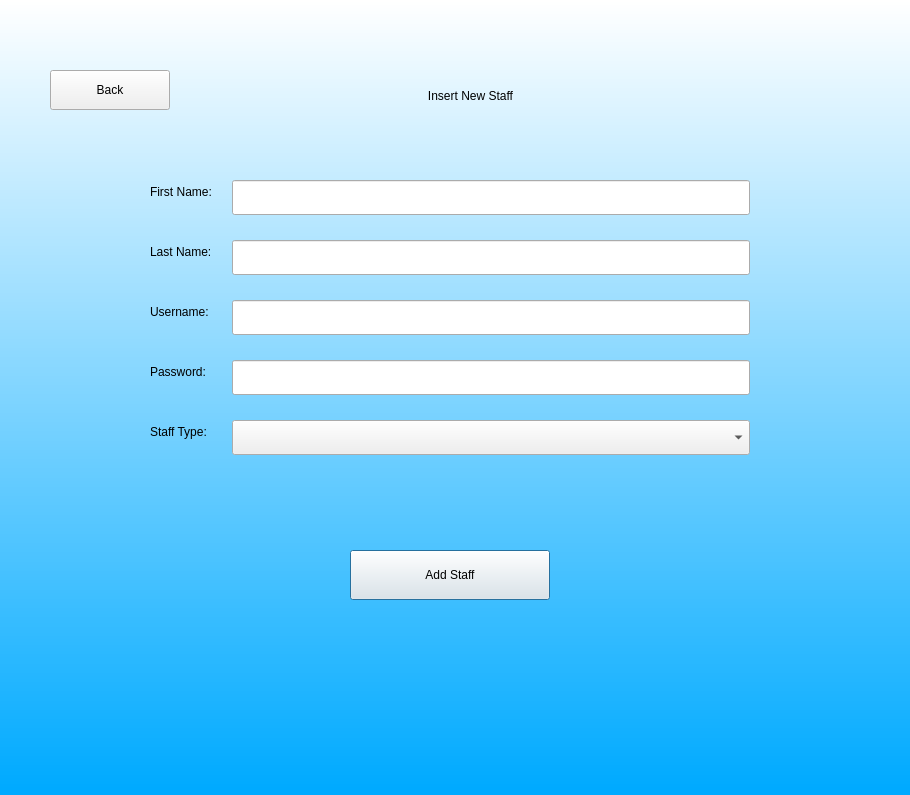
<?xml version="1.0" encoding="UTF-8"?>
<ui version="4.0">
 <class>Dialog</class>
 <widget class="QDialog" name="Dialog">
  <property name="geometry">
   <rect>
    <x>0</x>
    <y>0</y>
    <width>910</width>
    <height>795</height>
   </rect>
  </property>
  <property name="windowTitle">
   <string>Insert Staff</string>
  </property>
  <widget class="QWidget" name="widget" native="true">
   <property name="geometry">
    <rect>
     <x>0</x>
     <y>0</y>
     <width>921</width>
     <height>801</height>
    </rect>
   </property>
   <property name="styleSheet">
    <string notr="true">QWidget#widget{
background-color:qlineargradient(spread:pad, x1:1, y1:0.982409, x2:1, y2:0, stop:0 rgba(0, 170, 255, 255), stop:1 rgba(255, 255, 255, 255))}</string>
   </property>
   <widget class="QLabel" name="label">
    <property name="geometry">
     <rect>
      <x>360</x>
      <y>70</y>
      <width>221</width>
      <height>51</height>
     </rect>
    </property>
    <property name="styleSheet">
     <string notr="true">font: 75 16pt &quot;MS Shell Dlg 2&quot;;</string>
    </property>
    <property name="text">
     <string>Insert New Staff</string>
    </property>
    <property name="alignment">
     <set>Qt::AlignCenter</set>
    </property>
   </widget>
   <widget class="QPushButton" name="addStaff">
    <property name="geometry">
     <rect>
      <x>350</x>
      <y>550</y>
      <width>200</width>
      <height>50</height>
     </rect>
    </property>
    <property name="styleSheet">
     <string notr="true">font: 12pt &quot;MS Shell Dlg 2&quot;;</string>
    </property>
    <property name="text">
     <string>Add Staff</string>
    </property>
   </widget>
   <widget class="QPushButton" name="backTo">
    <property name="geometry">
     <rect>
      <x>50</x>
      <y>70</y>
      <width>120</width>
      <height>40</height>
     </rect>
    </property>
    <property name="styleSheet">
     <string notr="true">font: 12pt &quot;MS Shell Dlg 2&quot;;</string>
    </property>
    <property name="text">
     <string>Back</string>
    </property>
   </widget>
   <widget class="QWidget" name="formLayoutWidget">
    <property name="geometry">
     <rect>
      <x>150</x>
      <y>180</y>
      <width>600</width>
      <height>350</height>
     </rect>
    </property>
    <layout class="QFormLayout" name="formLayout">
     <property name="horizontalSpacing">
      <number>20</number>
     </property>
     <property name="verticalSpacing">
      <number>25</number>
     </property>
     <item row="0" column="0">
      <widget class="QLabel" name="firstNameLabel">
       <property name="styleSheet">
        <string notr="true">font: 12pt &quot;MS Shell Dlg 2&quot;;</string>
       </property>
       <property name="text">
        <string>First Name:</string>
       </property>
      </widget>
     </item>
     <item row="0" column="1">
      <widget class="QLineEdit" name="firstNameField">
       <property name="minimumSize">
        <size>
         <width>0</width>
         <height>35</height>
        </size>
       </property>
       <property name="styleSheet">
        <string notr="true">font: 12pt &quot;MS Shell Dlg 2&quot;;</string>
       </property>
      </widget>
     </item>
     <item row="1" column="0">
      <widget class="QLabel" name="lastNameLabel">
       <property name="styleSheet">
        <string notr="true">font: 12pt &quot;MS Shell Dlg 2&quot;;</string>
       </property>
       <property name="text">
        <string>Last Name:</string>
       </property>
      </widget>
     </item>
     <item row="1" column="1">
      <widget class="QLineEdit" name="lastNameField">
       <property name="minimumSize">
        <size>
         <width>0</width>
         <height>35</height>
        </size>
       </property>
       <property name="styleSheet">
        <string notr="true">font: 12pt &quot;MS Shell Dlg 2&quot;;</string>
       </property>
      </widget>
     </item>
     <item row="2" column="0">
      <widget class="QLabel" name="usernameLabel">
       <property name="styleSheet">
        <string notr="true">font: 12pt &quot;MS Shell Dlg 2&quot;;</string>
       </property>
       <property name="text">
        <string>Username:</string>
       </property>
      </widget>
     </item>
     <item row="2" column="1">
      <widget class="QLineEdit" name="usernameField">
       <property name="minimumSize">
        <size>
         <width>0</width>
         <height>35</height>
        </size>
       </property>
       <property name="styleSheet">
        <string notr="true">font: 12pt &quot;MS Shell Dlg 2&quot;;</string>
       </property>
      </widget>
     </item>
     <item row="3" column="0">
      <widget class="QLabel" name="passwordLabel">
       <property name="styleSheet">
        <string notr="true">font: 12pt &quot;MS Shell Dlg 2&quot;;</string>
       </property>
       <property name="text">
        <string>Password:</string>
       </property>
      </widget>
     </item>
     <item row="3" column="1">
      <widget class="QLineEdit" name="passwordField">
       <property name="minimumSize">
        <size>
         <width>0</width>
         <height>35</height>
        </size>
       </property>
       <property name="styleSheet">
        <string notr="true">font: 12pt &quot;MS Shell Dlg 2&quot;;</string>
       </property>
       <property name="echoMode">
        <enum>QLineEdit::Password</enum>
       </property>
      </widget>
     </item>
     <item row="4" column="0">
      <widget class="QLabel" name="staffTypeLabel">
       <property name="styleSheet">
        <string notr="true">font: 12pt &quot;MS Shell Dlg 2&quot;;</string>
       </property>
       <property name="text">
        <string>Staff Type:</string>
       </property>
      </widget>
     </item>
     <item row="4" column="1">
      <widget class="QComboBox" name="staffTypeCombo">
       <property name="minimumSize">
        <size>
         <width>0</width>
         <height>35</height>
        </size>
       </property>
       <property name="styleSheet">
        <string notr="true">font: 12pt &quot;MS Shell Dlg 2&quot;;</string>
       </property>
      </widget>
     </item>
    </layout>
   </widget>
   <widget class="QLabel" name="errorMsg">
    <property name="geometry">
     <rect>
      <x>150</x>
      <y>610</y>
      <width>600</width>
      <height>40</height>
     </rect>
    </property>
    <property name="styleSheet">
     <string notr="true">font: 10pt &quot;MS Shell Dlg 2&quot;;
color: rgb(255, 0, 0);</string>
    </property>
    <property name="text">
     <string/>
    </property>
    <property name="alignment">
     <set>Qt::AlignCenter</set>
    </property>
    <property name="wordWrap">
     <bool>true</bool>
    </property>
   </widget>
  </widget>
 </widget>
 <resources/>
 <connections/>
</ui>
